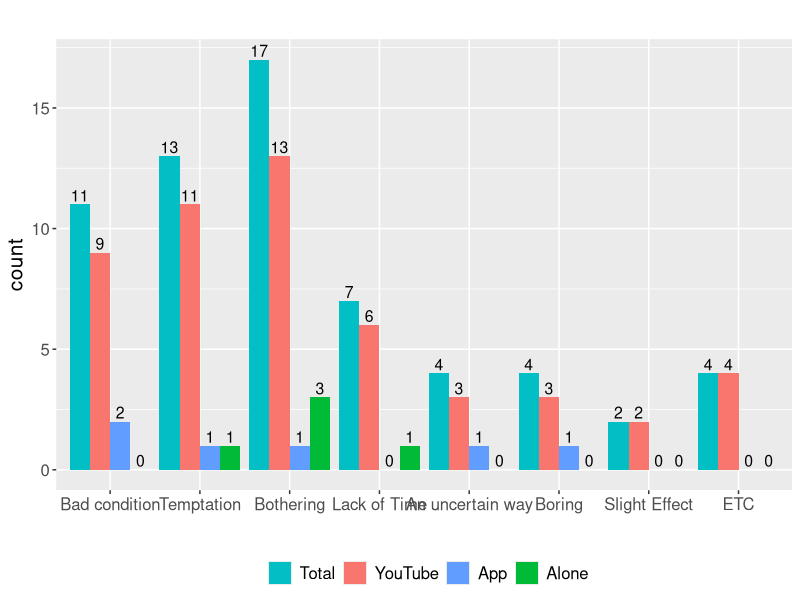
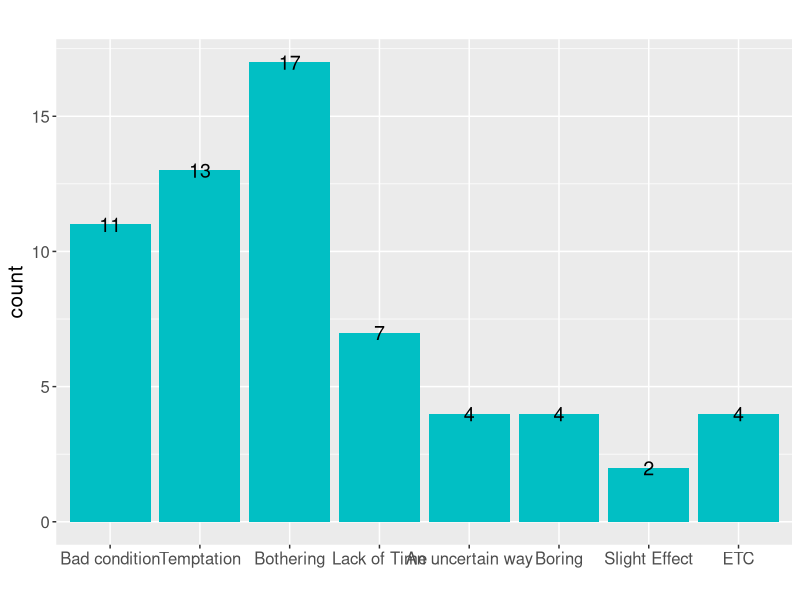
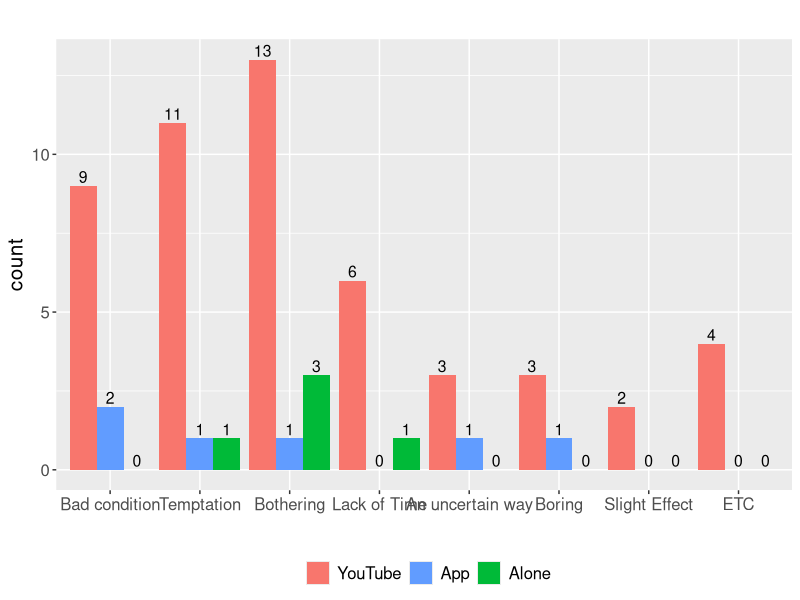
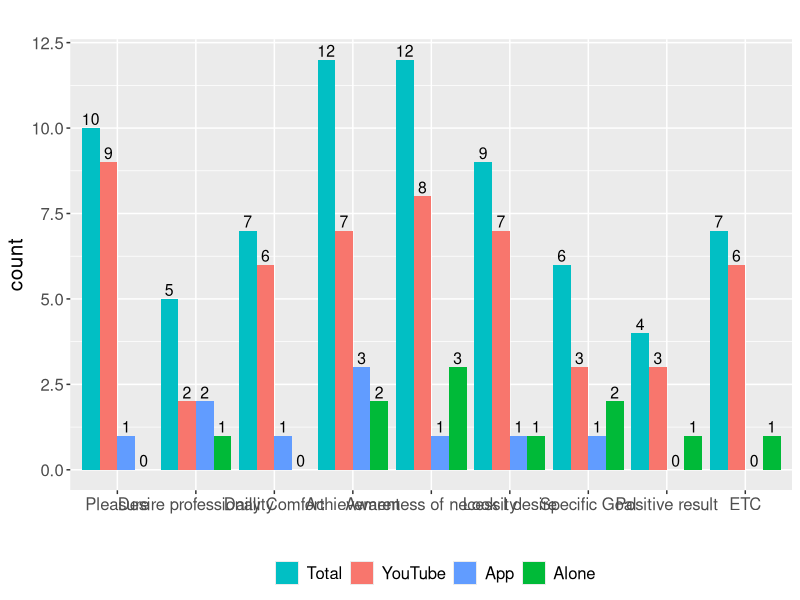
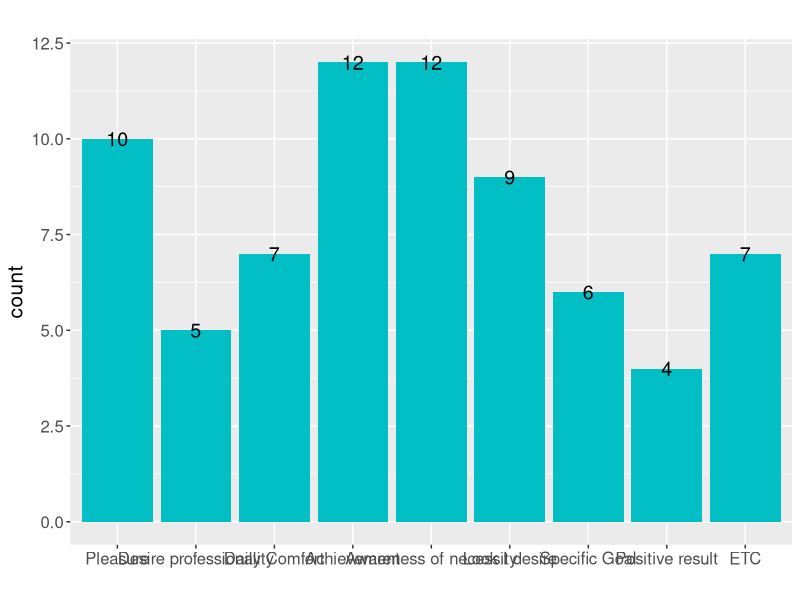
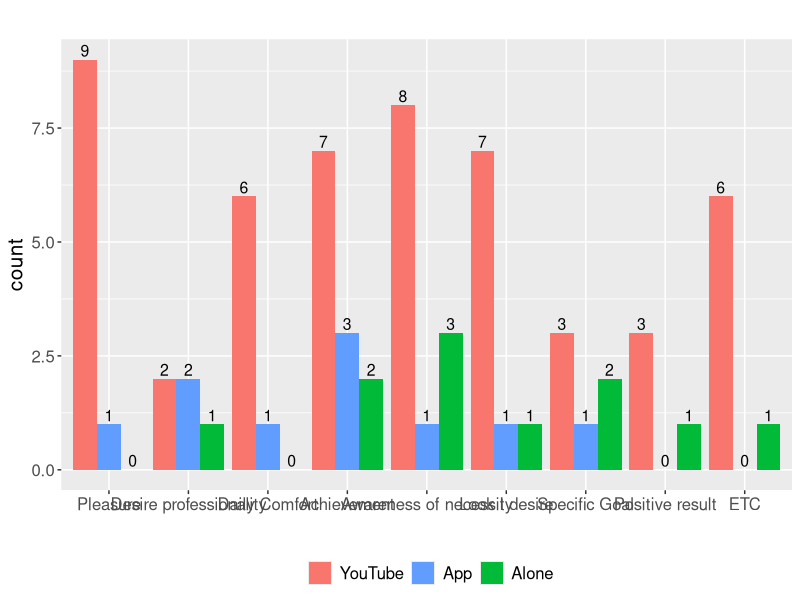
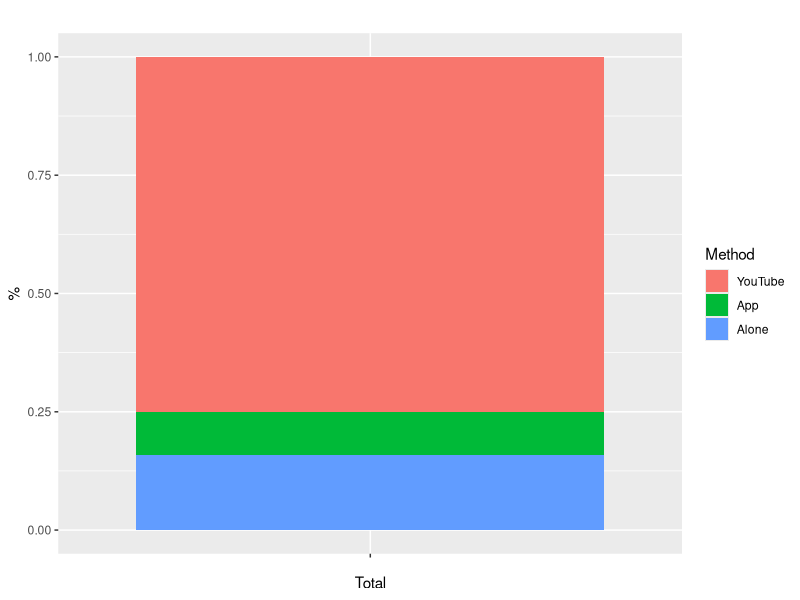
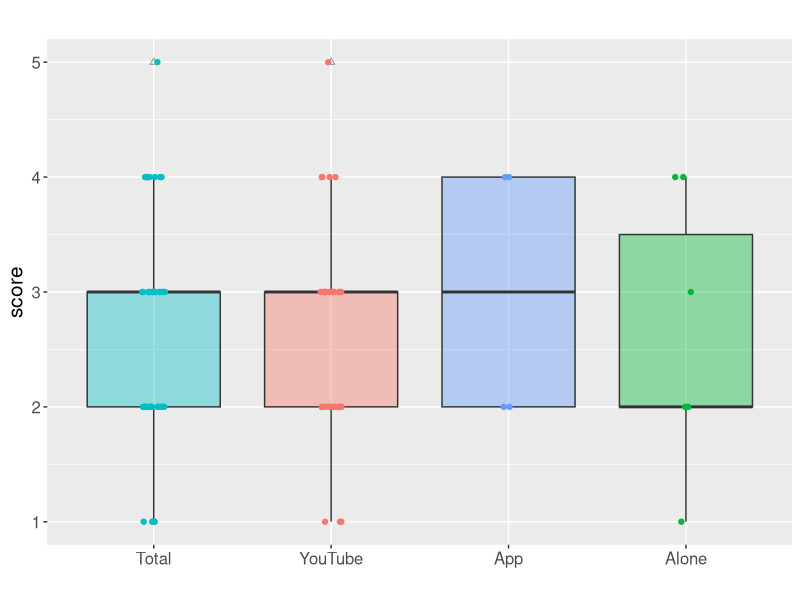

Source code (R) for these figures, in order:
library(ggplot2)
library(plyr)
library(dplyr)

# ---------------- #
# RED:   "#F8766D" #
# *BLUE: "#01BFC4" #
# GREEN: "#00ba38" #
# BLUE:  "#619cff" #
# ---------------- #


### Set File Path for Window Environment
setwd('C:/Users/LeeSooHwan/Desktop/github/byteeVisualization')
### Set File Path for Mac Environment
setwd("/Users/Soohwan/Desktop/github/byteeVisualization")


### failFactor Visualization
# Load Whole Data
failFactor <- read.csv(file = "./data/backgroundResearch/revisedData/failFactor_44.csv", header=T, fileEncoding="UTF-8-BOM")

# Set Variables
failFactor$factor <- factor(failFactor$factor, level = c("badCondition", "temptation", "bothering", "lackOfTime", 
                                                                   "methodUncertainty", "boring", "slightEffect", "ETC"))
failFactor$type <- factor(failFactor$type, level = c("total", "youtube", "app", "alone"))
failFactor$score <- as.numeric(failFactor$score)

# Everything Visualization
factorLabel <- c("Bad condition", "Temptation", "Bothering", "Lack of Time", 
                 "An uncertain way", "Boring", "Slight Effect", "ETC") # Label should be revised!!!

p <- ggplot(failFactor, aes(x=factor, y=score, fill=type, label = score)) +
  geom_bar(stat="identity", position=position_dodge()) +
  scale_x_discrete(labels = factorLabel) +
  scale_fill_manual(name = "", labels = c("Total", "YouTube", "App", "Alone"), values = c("total" = "#01BFC4", "youtube" = "#f8766d","app" = "#619cff", "alone" = "#00ba38")) +
  geom_text(size = 4, position=position_dodge(0.9), vjust=-0.25) +
  labs(title="", x="", y = "count") + theme(legend.position="bottom", plot.title = element_text(hjust = 0.5), text=element_text(size=15))
p

# Total Only
failFactorTotal <- subset(failFactor, type == "total")
failFactorTotal$factor <- factor(failFactorTotal$factor, level = c("badCondition", "temptation", "bothering", "lackOfTime", 
                                                         "methodUncertainty", "boring", "slightEffect", "ETC"))
factorLabel <- c("Bad condition", "Temptation", "Bothering", "Lack of Time", 
                 "An uncertain way", "Boring", "Slight Effect", "ETC") # Label should be revised!!!

p<- ggplot(data = failFactorTotal, aes(x=factor, y=score, label=score))+
  geom_bar(stat="identity", fill = "#01BFC4") +
  scale_x_discrete(labels = factorLabel) +
  geom_text(size = 5, position = "identity") +
  labs(title="", x="", y = "count") +
  theme(legend.position="none", plot.title = element_text(hjust = 0.5), text=element_text(size=15))
print(p)

# 3 Factors Only (YouTube, App, Alone)
failFactorThree <- subset(failFactor, type %in% c("youtube", "app", "alone"))
failFactorThree$factor <- factor(failFactorThree$factor, level = c("badCondition", "temptation", "bothering", "lackOfTime", 
                                                                   "methodUncertainty", "boring", "slightEffect", "ETC"))
failFactorThree$type <- factor(failFactorThree$type, level = c("youtube", "app", "alone"))
failFactorThree$score <- as.numeric(failFactorThree$score)
factorLabel <- c("Bad condition", "Temptation", "Bothering", "Lack of Time", 
                 "An uncertain way", "Boring", "Slight Effect", "ETC") # Label should be revised!!!

p <- ggplot(failFactorThree, aes(x=factor, y=score, fill=type, label = score)) +
  geom_bar(stat="identity", position=position_dodge()) +
  scale_x_discrete(labels = factorLabel) +
  scale_fill_manual(name = "", labels = c("YouTube", "App", "Alone"), values = c("youtube" = "#f8766d","app" = "#619cff", "alone" = "#00ba38")) +
  geom_text(size = 4, position=position_dodge(0.9), vjust=-0.25) +
  labs(title="", x="", y = "count") + theme(legend.position="bottom", plot.title = element_text(hjust = 0.5), text=element_text(size=15))
p


### successFactor Visualization
# Load Whole Data
successFactor <- read.csv(file = "./data/backgroundResearch/revisedData/successFactor_44.csv", header=T, fileEncoding="UTF-8-BOM")

# Everything Visualization
successFactor$factor <- factor(successFactor$factor, level = c("pleasure", "desireProfessional", "dailyComfortable", "satisfaction", 
                                                         "necessityRecognition", "beMyself", "specificGoal","positiveResult", "ETC"))
successFactor$type <- factor(successFactor$type, level = c("total", "youtube", "app", "alone"))
successFactor$score <- as.numeric(successFactor$score)
factorLabel <- c("Pleasure", "Desire professionality", "Daily Comfort", "Achievement", 
                 "Awareness of necessity", "Look I desire", "Specific Goal","Positive result", "ETC") # Label should be revised!!!

p <- ggplot(successFactor, aes(x=factor, y=score, fill=type, label = score)) +
  geom_bar(stat="identity", position=position_dodge()) +
  scale_x_discrete(labels = factorLabel) +
  scale_fill_manual(name = "", labels = c("Total", "YouTube", "App", "Alone"), values = c("total" = "#01BFC4", "youtube" = "#f8766d","app" = "#619cff", "alone" = "#00ba38")) +
  geom_text(size = 4, position=position_dodge(0.9), vjust=-0.25) +
  labs(title="", x="", y = "count") + theme(legend.position="bottom", plot.title = element_text(hjust = 0.5), text=element_text(size=15))
p

# Total Only
successFactorTotal <- subset(successFactor, type == "total")
successFactorTotal$factor <- factor(successFactorTotal$factor, level = c("pleasure", "desireProfessional", "dailyComfortable", "satisfaction", 
                                                               "necessityRecognition", "beMyself", "specificGoal","positiveResult", "ETC"))
factorLabel <- c("Pleasure", "Desire professionality", "Daily Comfort", "Achievement", 
                 "Awareness of necessity", "Look I desire", "Specific Goal","Positive result", "ETC") # Label should be revised!!!

p<- ggplot(data = successFactorTotal, aes(x=factor, y=score, label=score))+
  geom_bar(stat="identity", fill = "#01BFC4") +
  scale_x_discrete(labels = factorLabel) +
  geom_text(size = 5, position = "identity") +
  labs(title="", x="", y = "count") +
  theme(legend.position="none", plot.title = element_text(hjust = 0.5), text=element_text(size=15))
print(p)

# 3 Factors Only (Youtube, App, Alone)
successFactorThree <- subset(successFactor, type %in% c("youtube", "app", "alone"))
successFactorThree$factor <- factor(successFactorThree$factor, level = c("pleasure", "desireProfessional", "dailyComfortable", "satisfaction", 
                                                                         "necessityRecognition", "beMyself", "specificGoal","positiveResult", "ETC"))
successFactorThree$type <- factor(successFactorThree$type, level = c("youtube", "app", "alone"))
successFactorThree$score <- as.numeric(successFactorThree$score)
factorLabel <- c("Pleasure", "Desire professionality", "Daily Comfort", "Achievement", 
                 "Awareness of necessity", "Look I desire", "Specific Goal","Positive result", "ETC") # Label should be revised!!!

p <- ggplot(successFactorThree, aes(x=factor, y=score, fill=type, label = score)) +
  geom_bar(stat="identity", position=position_dodge()) +
  scale_x_discrete(labels = factorLabel) +
  scale_fill_manual(name = "", labels = c("YouTube", "App", "Alone"), values = c("youtube" = "#f8766d","app" = "#619cff", "alone" = "#00ba38")) +
  geom_text(size = 4, position=position_dodge(0.9), vjust=-0.25) +
  labs(title="", x="", y = "count") + theme(legend.position="bottom", plot.title = element_text(hjust = 0.5), text=element_text(size=15))
p

### 5-points Likert Scale Visualization
# Necessary Function - Start Y axis from n
require(scales)
my_trans <- function(from=0) 
{
  trans <- function(x) x-from
  inv <- function(x) x+from
  trans_new("myscale", trans, inv, 
            domain = c(from, Inf))
}


# Load Whole Data
likertScale <- read.csv(file = "./data/backgroundResearch/revisedData/likertScale_44.csv", header=T, fileEncoding="UTF-8-BOM")
likertScale <-likertScale[,c(1:4)]
likertScale$type <- as.factor(likertScale$type)
likertScale$total <- as.factor(likertScale$total)

likertScaleYoutube <- subset(likertScale, type == "youtube")
likertScaleApp <- subset(likertScale, type == "app")
likertScaleAlone <- subset(likertScale, type == "alone")

# Normality Test
shapiro.test(likertScale$score)    # Whole
shapiro.test(likertScaleYoutube$score)    # Youtube
shapiro.test(likertScaleApp$score)    # App
shapiro.test(likertScaleAlone$score)    # Alone

# Check number of each reponses
length(which(likertScale$type=="youtube"))
length(which(likertScale$type=="app"))
length(which(likertScale$type=="alone"))

# Composition Plot
methodComposition <- read.csv(file = "./data/backgroundResearch/revisedData/methodComposition_44.csv", header=T, fileEncoding="UTF-8-BOM")
methodComposition$method <- factor(methodComposition$method, level = c("youtube", "app", "alone"))
factorLabel <- c("YouTube", "App", "Alone") # Label should be revised!!!

p <- ggplot(methodComposition, aes("", fill=method)) + geom_bar(position="fill") +
  labs(title="", x="Total", y = "%") +
  scale_fill_discrete(name = "Method", labels = factorLabel) #+
  #coord_polar(theta = "y")
p

# Boxplot - Whole
likertScaleWithTotal <- read.csv(file = "./data/backgroundResearch/revisedData/likertScaleWithTotal_44.csv", header=T, fileEncoding="UTF-8-BOM")
likertScaleWithTotal <-likertScaleWithTotal[,c(1:3)]
likertScaleWithTotal$type <- factor(likertScaleWithTotal$type, level = c("total", "youtube", "app", "alone"))
factorLabel <- c("Total", "YouTube", "App", "Alone") # Label should be revised!!!

p <- ggplot(likertScaleWithTotal, aes(x=type, y=score, fill = type)) + geom_boxplot(alpha=0.4, outlier.color = 'black',outlier.shape = 2) +
  scale_x_discrete(labels = factorLabel) +
  scale_fill_manual(name = "", labels = c("Total", "YouTube", "App", "Alone"), values = c("total"="#01BFC4", "youtube" = "#f8766d","app" = "#619cff", "alone" = "#00ba38")) +
  geom_point(aes(color = type), position=position_jitterdodge(), show.legend = F) +
  scale_color_manual(values = c("total" = "#01BFC4", "youtube" = "#f8766d","app" = "#619cff", "alone" = "#00ba38"))+
  #scale_color_manual(values = c("#01BFC4", "#01BFC4", "#01BFC4", "#01BFC4", "#01BFC4", "#01BFC4", "#01BFC4")) +
  labs(title="", x="", y = "score") +
  theme(plot.title = element_text(hjust = 0.5), text=element_text(size=15),legend.position = "")
p

# Boxplot - Total Only
p <- ggplot(likertScale, aes(x=total, y=score)) + geom_boxplot(fill="#01BFC4", alpha=0.4, outlier.color = 'black',outlier.shape = 2) +
  scale_x_discrete(labels = "Total") +
  geom_point(aes(color = total), position=position_jitterdodge(), show.legend = F) +
  scale_color_manual(values = "#01BFC4")+
  labs(title="", x="", y = "score") +
  theme(plot.title = element_text(hjust = 0.5), text=element_text(size=15),legend.position = "bottom")
p

# Boxplot - 3 factors Only (youtube, app, alone)
likertScale$type <- factor(likertScale$type, level = c("youtube", "app", "alone"))
factorLabel <- c("YouTube", "App", "Alone") # Label should be revised!!!

p <- ggplot(likertScale, aes(x=type, y=score, fill = type)) + geom_boxplot(alpha=0.4, outlier.color = 'black',outlier.shape = 2) +
  scale_x_discrete(labels = factorLabel) +
  scale_fill_manual(name = "", labels = c("YouTube", "App", "Alone"), values = c("youtube" = "#f8766d","app" = "#619cff", "alone" = "#00ba38")) +
  geom_point(aes(color = type), position=position_jitterdodge(), show.legend = F) +
  scale_color_manual(values = c("youtube" = "#f8766d","app" = "#619cff", "alone" = "#00ba38"))+
  #scale_color_manual(values = c("#01BFC4", "#01BFC4", "#01BFC4", "#01BFC4", "#01BFC4", "#01BFC4", "#01BFC4")) +
  labs(title="", x="", y = "score") +
  theme(plot.title = element_text(hjust = 0.5), text=element_text(size=15),legend.position = "")
p

#################
### Total
# 95% Confidence Interval - Total
likertScaleTotalOnly <- read.csv(file = "./data/backgroundResearch/revisedData/likertScaleTotalOnly_44.csv", header=T, fileEncoding="UTF-8-BOM")
os_summary <- data.frame(matrix(ncol = 5))
colnames(os_summary) <- c("type", "meanVal", "sdVal", "seVal", "ciVal")
meanVal <- mean(likertScaleTotalOnly$score)
sdVal <- sd(likertScaleTotalOnly$score)
seVal <- sdVal/sqrt(38)
#ciVal <- 1.96*seVal
ciVal <- qnorm(0.975)*seVal
os_summary <- rbind(os_summary, c("total", round(meanVal,2), round(sdVal,2), round(seVal,2), round(ciVal,2)))
os_summary <- os_summary[-1 , ]
row.names(os_summary) = NULL

os_summary$meanVal = as.numeric(os_summary$meanVal)
os_summary$sdVal = as.numeric(os_summary$sdVal)
os_summary$seVal = as.numeric(os_summary$seVal)
os_summary$ciVal = as.numeric(os_summary$ciVal)

# Default bar plot with 95% confidence level error bar  - Total
os_summary$type <- factor(os_summary$type)
satisfactionLabel <- "Total"
p <- ggplot(os_summary, aes(x=type, y=meanVal)) + 
  geom_bar(stat="identity", position=position_dodge(), fill = "#01BFC4") +
  geom_errorbar(aes(ymin=meanVal-ciVal, ymax=meanVal+ciVal), width=.2,position=position_dodge(.9)) +
  scale_y_continuous(trans = my_trans( from=1),breaks = c(1,2,3,4,5)) + 
  scale_x_discrete(labels = satisfactionLabel) +
  coord_cartesian(ylim = c(1, 5)) +
  #scale_fill_manual(values = "#01BFC4")+
  labs(title="", x="", y = "score") +
  theme(legend.position="none", plot.title = element_text(hjust = 0.5), text=element_text(size=15))
p

### YouTube
# 95% Confidence Interval - Youtube
likertScaleTotalOnly <- read.csv(file = "./data/backgroundResearch/revisedData/likertScaleYoutubeOnly_44.csv", header=T, fileEncoding="UTF-8-BOM")
youtube_summary <- data.frame(matrix(ncol = 5))
colnames(youtube_summary) <- c("type", "meanVal", "sdVal", "seVal", "ciVal")
meanVal <- mean(likertScaleTotalOnly$score)
sdVal <- sd(likertScaleTotalOnly$score)
seVal <- sdVal/sqrt(38)
#ciVal <- 1.96*seVal
ciVal <- qnorm(0.975)*seVal
youtube_summary <- rbind(youtube_summary, c("total", round(meanVal,2), round(sdVal,2), round(seVal,2), round(ciVal,2)))
youtube_summary <- youtube_summary[-1 , ]
row.names(youtube_summary) = NULL

youtube_summary$meanVal = as.numeric(youtube_summary$meanVal)
youtube_summary$sdVal = as.numeric(youtube_summary$sdVal)
youtube_summary$seVal = as.numeric(youtube_summary$seVal)
youtube_summary$ciVal = as.numeric(youtube_summary$ciVal)

# Default bar plot with 95% confidence level error bar  - Total
youtube_summary$type <- factor(os_summary$type)
satisfactionLabel <- "YouTube"
p <- ggplot(youtube_summary, aes(x=type, y=meanVal)) + 
  geom_bar(stat="identity", position=position_dodge(), fill = "#F8766D") +
  geom_errorbar(aes(ymin=meanVal-ciVal, ymax=meanVal+ciVal), width=.2,position=position_dodge(.9)) +
  scale_y_continuous(trans = my_trans( from=1),breaks = c(1,2,3,4,5)) + 
  scale_x_discrete(labels = satisfactionLabel) +
  coord_cartesian(ylim = c(1, 5)) +
  #scale_fill_manual(values = "#01BFC4")+
  labs(title="", x="", y = "score") +
  theme(legend.position="none", plot.title = element_text(hjust = 0.5), text=element_text(size=15))
p

### Age Plot
ageComposition <- read.csv(file = "./data/backgroundResearch/revisedData/age_44.csv", header=T, fileEncoding="UTF-8-BOM")
ageComposition$age <- factor(ageComposition$age, level = c("10s", "20s", "30s", "40s"))
factorLabel <- c("10s", "20s", "30s", "40s") # Label should be revised!!!

p <- ggplot(ageComposition, aes("", fill=age)) + geom_bar(position="fill") +
  labs(title="", x="Participants", y = "%") +
  scale_fill_discrete(name = "Age", labels = factorLabel) #+
#coord_polar(theta = "y")
p


v = c(23,15,5)
k = c('1st','2nd','3rd')
df = data.frame(rank=k,value=v)

pie = ggplot(df,aes(x="",y=value,fill=rank))+geom_bar(width=10,stat='identity') + coord_polar('y',start=0)+geom_text(aes(label=value),position = position_stack(vjust=0.5))
pie
